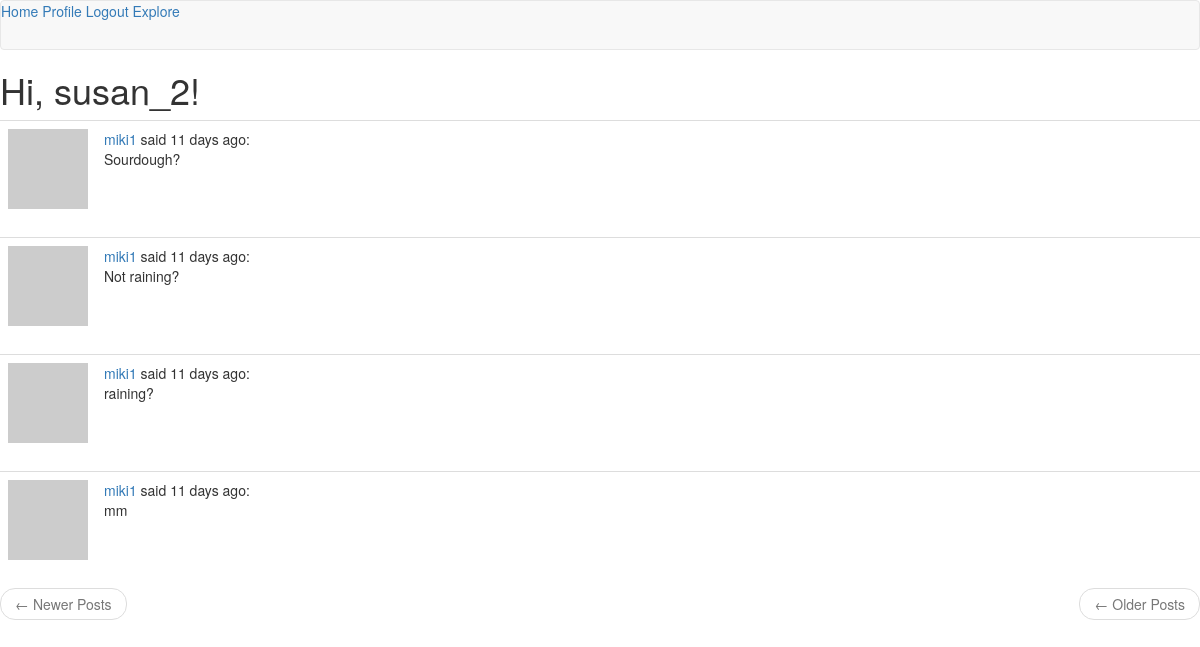
Page /explore (signed in) on the committed database.
### app/models.py (models this page shows, shortened)
class User(UserMixin, db.Model):
	id = db.Column(db.Integer, primary_key=True)
	username = db.Column(db.String(64), index=True, unique=True)
	email = db.Column(db.String(120), index=True, unique=True)
	password_hash = db.Column(db.String(128))
	posts = db.relationship('Post', backref='author', lazy='dynamic')
	about_me = db.Column(db.String(140))
	last_seen = db.Column(db.DateTime, default=datetime.utcnow)
	followed = db.relationship(
			'User', secondary=followers,
			primaryjoin=(followers.c.follower_id == id),
			secondaryjoin=(followers.c.followed_id == id),
			backref=db.backref('followers', lazy='dynamic')
			, lazy='dynamic'
		)
	def avatar(self, size):
		digest = md5(self.email.lower().encode('utf-8')).hexdigest()
		return 'https://www.gravatar.com/avatar/{}?d=identicon&s={}'.format(
            digest, size)

class Post(db.Model):
	id = db.Column(db.Integer, primary_key=True)
	body = db.Column(db.String(140))
	timestamp = db.Column(db.DateTime, index=True, default=datetime.utcnow)
	user_id = db.Column(db.Integer, db.ForeignKey('user.id'))

### app/routes.py (the view)
@app.route('/explore')
@login_required
def explore():
	page = request.args.get('page', 1, type=int)
	posts = Post.query.order_by(Post.timestamp.desc()).paginate(
		page, app.config['POSTS_PER_PAGE'], False)
	next_url = url_for('index', page=posts.next_num) \
		if posts.has_next else None
	prev_url = url_for('index', page=posts.prev_num) \
		if posts.has_prev else None
	return render_template('index.html', title='Explore', posts=posts.items, next_url=next_url, prev_url=prev_url)

### app/models.py (called while the page is built)
@login.user_loader
def load_user(id):
	return User.query.get(int(id))

### app/routes.py (called while the page is built)
@app.before_request
def before_request():
	if current_user.is_authenticated:
		current_user.last_seen = datetime.utcnow()
		db.session.commit()

### app/templates/index.html (shortened to what this page needs)
{% extends "base.html" %}
{% import 'bootstrap/wtf.html' as wtf %}
{% block content %}
  <h1>Hi, {{ current_user.username }}!</h1>
  {% for post in posts %}
    {% include '_post.html' %}
  {% endfor %}
  <nav aria-label='...'>
    <ul class='pager'>
      <li class='previous{% if not prev_url %} disabled{% endif %}'>
        <a href="url_for({{ prev_url or '#'}})">
          <span aria-hidden='true'>&larr;</span> Newer Posts
        </a>
      </li>
      <li class='next{% if not new_url %} disabled{% endif %}'>
        <a href="url_for({{ new_url or '#' }})">
          <span aria-hidden='true'>&larr;</span> Older Posts
        </a>
      </li>
    </ul>
  </nav>
{% endblock %}

### app/templates/_post.html
<table class='table table-hover'>
	<tr>
		<td width='70px'>
		  <a href="{{ url_for('user', username=post.author.username) }}">
		    <img src="{{ post.author.avatar(36) }}">
		   </a>
		 </td>
		<td>
		  <a href="{{ url_for('user', username=post.author.username) }}">
		  	{{ post.author.username }}
		  </a>
		  said {{ moment(post.timestamp).fromNow() }}:<br>{{ post.body }}
		</td>
	</tr>
</table>

### rows in the picture
User: username "susan_2"
Post: author.username "miki1", timestamp "11 days ago", body "Sourdough?"
Post: author.username "miki1", timestamp "11 days ago", body "Not raining?"
Post: author.username "miki1", timestamp "11 days ago", body "raining?"
Post: author.username "miki1", timestamp "11 days ago", body "mm"
